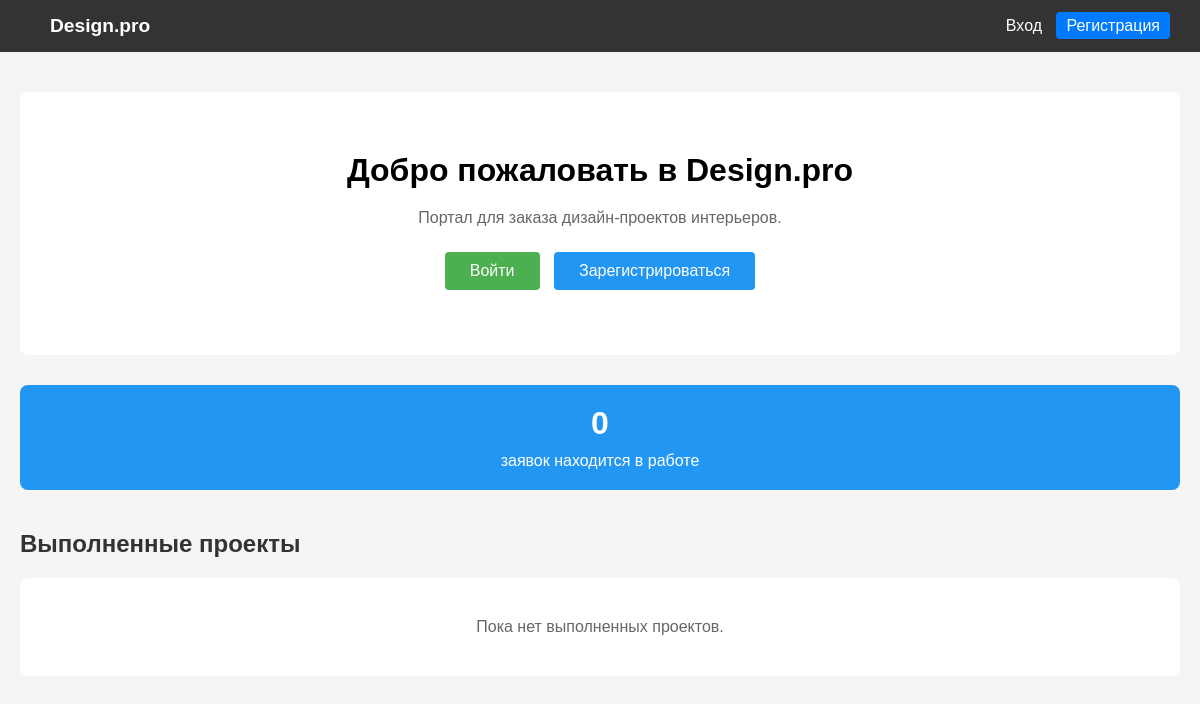
/, run on an earlier commit of the app's database.
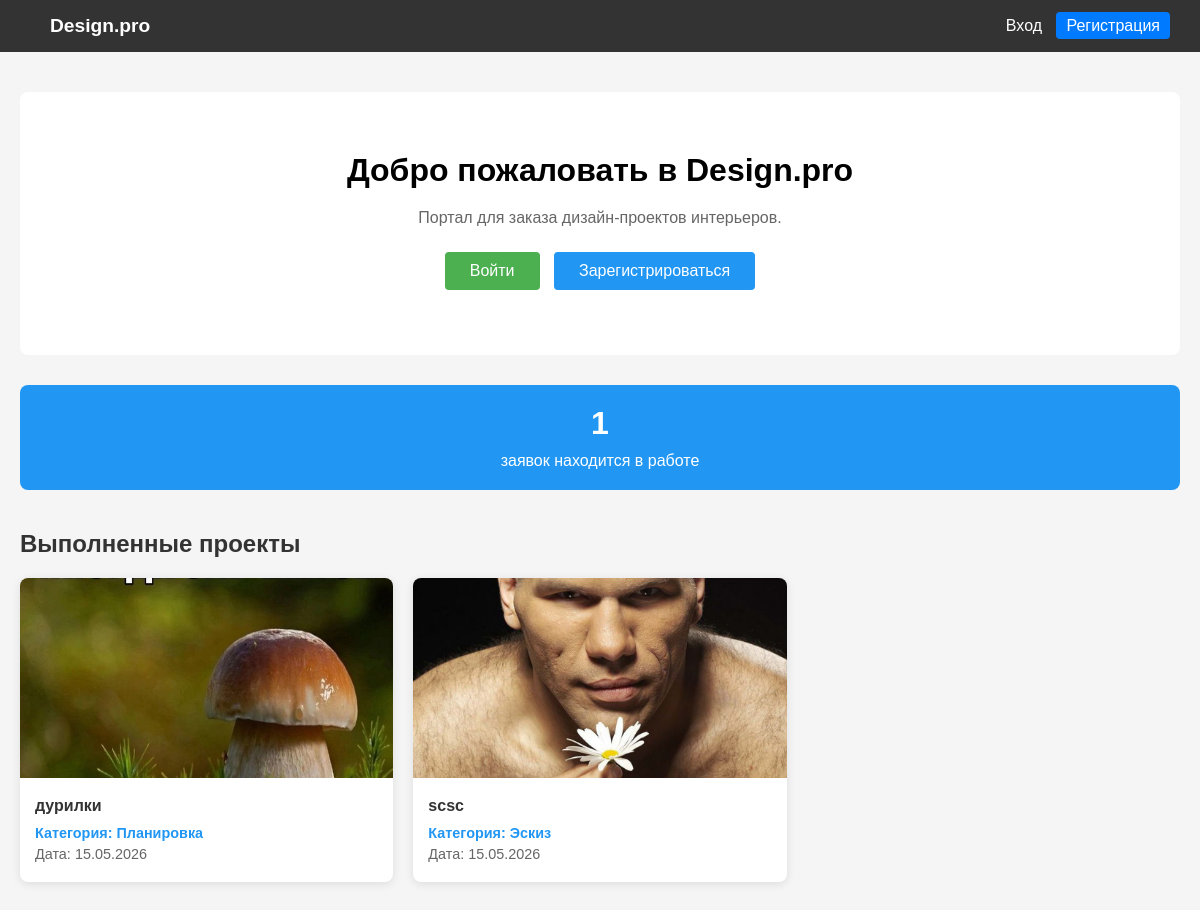
And on a later commit of the database.
### portal/models.py (models this page shows, shortened)
class Application(models.Model):
    STATUS_CHOICES = (
        ('new', 'Новая'),
        ('in_progress', 'Принято в работу'),
        ('completed', 'Выполнено'),
    )
    title = models.CharField(
        'Название',
        max_length=200
    )
    description = models.TextField(
        'Описание'
    )
    category = models.ForeignKey(
        Category,
        on_delete=models.CASCADE,
        verbose_name='Категория',
        related_name='applications'
    )
    photo = models.ImageField(
        'Фото помещения',
        upload_to='applications/%Y/%m/%d/',
        blank=True,
        null=True
    )
    status = models.CharField(
        'Статус',
        max_length=20,
        choices=STATUS_CHOICES,
        default='new'
    )
    created_at = models.DateTimeField(
        'Дата создания',
        auto_now_add=True
    )
    user = models.ForeignKey(
        CustomUser,
        on_delete=models.CASCADE,
        verbose_name='Пользователь',
        related_name='applications'
    )
    design_image = models.ImageField(
        'Дизайн помещения',
        upload_to='designs/%Y/%m/%d/',
        blank=True,
        null=True,
        help_text='Загружается при смене статуса на "Выполнено"'
    )
    admin_comment = models.TextField(
        'Комментарий администратора',
        blank=True,
        null=True,
        help_text='Заполняется при смене статуса на "Принято в работу"'
    )
    updated_at = models.DateTimeField('Дата изменения', null=True, blank=True)
    class Meta:
        verbose_name = 'Заявка'
        verbose_name_plural = 'Заявки'
        ordering = ['-created_at']  # Сортировка по убыванию даты

class Category(models.Model):
    name = models.CharField(
        'Название категории',
        max_length=100,
        unique=True
    )
    class Meta:
        verbose_name = 'Категория'
        verbose_name_plural = 'Категории'

### portal/views.py (the view)
# urls.py: path('', views.index, name='home'),
def index(request):
    completed_applications = Application.objects.filter(
        status='completed'
    ).order_by('-created_at')[:4]
    in_progress_count = Application.objects.filter(
        status='in_progress'
    ).count()
    context = {
        'completed_applications': completed_applications,
        'in_progress_count': in_progress_count,
    }
    return render(request, 'portal/index.html', context)

### portal/templates/portal/index.html (shortened to what this page needs)
<!DOCTYPE html>
<html lang="ru">
<head>
</head>
<body>
    <nav>
    <div>
        <a href="{% url 'home' %}" style="font-weight: bold; font-size: 1.2em; color: white;">Design.pro</a>
    </div>
    <div>
        {% if user.is_authenticated %}
            <span style="color: #ced4da; margin-right: 15px; font-size: 0.95em;">
                Привет, {{ user.get_full_name|default:user.username }}!
                {% if user.is_staff %}<span style="color: #ffc107; font-weight: bold;">[Админ]</span>{% endif %}
            </span>
            {% if user.is_staff %}
                <a href="{% url 'admin_dashboard' %}" style="color: #ffc107; font-weight: bold; margin-right: 10px;">Панель админа</a>
            {% endif %}
            <a href="{% url 'my_applications' %}" style="margin-left: 10px;">Мои заявки</a>
            <a href="{% url 'create_application' %}" style="margin-left: 10px;">Создать заявку</a>
            <a href="{% url 'logout' %}" style="margin-left: 10px; color: #ff6b6b;">Выход</a>
        {% else %}
            <a href="{% url 'login' %}" style="margin-left: 15px;">Вход</a>
            <a href="{% url 'register' %}" style="margin-left: 10px; background: #007bff; color: white; padding: 5px 10px; border-radius: 4px;">Регистрация</a>
        {% endif %}
    </div>
</nav>
    <div class="container">
        {% block content %}
        <div class="welcome">
            <h1>Добро пожаловать в Design.pro</h1>
            <p style="margin: 20px 0; color: #666;">Портал для заказа дизайн-проектов интерьеров.</p>
            {% if user.is_authenticated %}
                <a href="{% url 'create_application' %}" class="btn">Создать заявку</a>
                <a href="{% url 'my_applications' %}" class="btn" style="background-color: #2196F3;">Мои заявки</a>
            {% else %}
                <a href="{% url 'login' %}" class="btn">Войти</a>
                <a href="{% url 'register' %}" class="btn" style="background-color: #2196F3;">Зарегистрироваться</a>
            {% endif %}
        </div>
        <div class="counter">
            <h3>{{ in_progress_count }}</h3>
            <p>заявок находится в работе</p>
        </div>
        <div class="completed-section">
            <h2>Выполненные проекты</h2>
            {% if completed_applications %}
                <div class="applications-grid">
                    {% for app in completed_applications %}
                    <div class="application-card">
                        {% if app.photo %}
                            <img src="{{ app.photo.url }}" alt="{{ app.title }}">
                        {% else %}
                            <img src="https://via.placeholder.com/400x300?text=Нет+фото" alt="Нет фото">
                        {% endif %}
                        <div class="card-content">
                            <h4>{{ app.title }}</h4>
                            <p class="category">Категория: {{ app.category.name }}</p>
                            <p>Дата: {{ app.created_at|date:"d.m.Y" }}</p>
                        </div>
                    </div>
                    {% endfor %}
                </div>
            {% else %}
                <div class="no-applications">
                    <p>Пока нет выполненных проектов.</p>
                </div>
            {% endif %}
        </div>
        {% endblock %}
    </div>
</body>
</html>

What changed in the data, as far as the page shows it:
added Application: photo (picture), title "дурилки", category.name "Планировка", created_at "15.05.2026"
now on this page (row edited): Application: photo (picture), title "scsc", category.name "Эскиз", created_at "15.05.2026"
Also different on the page:
{{ in_progress_count }}: "0" → "1"
text no longer shown: "Пока нет выполненных проектов."
